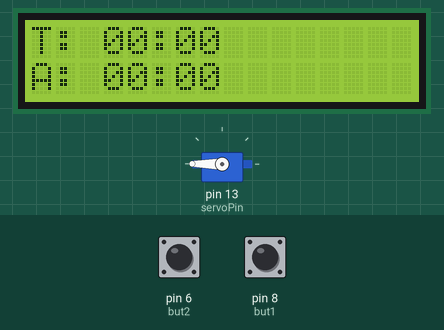
Simulated run of this sketch. Board: Arduino Uno, built with avr-gcc and run on an emulated ATmega328P. On the bench: servo, 16×2 character LCD. The inputs (shaded band) are chosen by the test bench; at power-on: pin 8 (but1) HIGH, pin 6 (but2) HIGH. What the sketch prints to the serial monitor is not drawn.

Above: at 1.2 s.
1.3 s: pin 8 (but1) pulled LOW for 1 s
At 2.0 s:
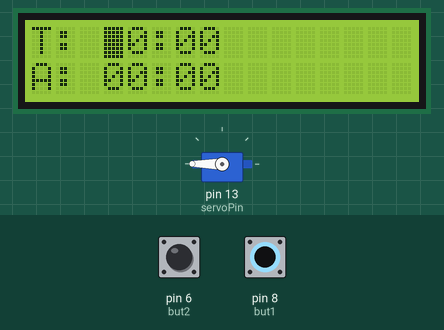
3.8 s: pin 6 (but2) pulled LOW for 1 s
6.3 s: pin 6 (but2) pulled LOW for 0.15 s
8.0 s: pin 8 (but1) pulled LOW for 1 s
At 9.2 s:
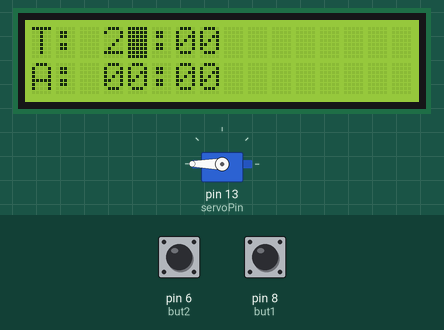
10.5 s: pin 6 (but2) driven LOW and pin 8 (but1) driven LOW
At 11.2 s:
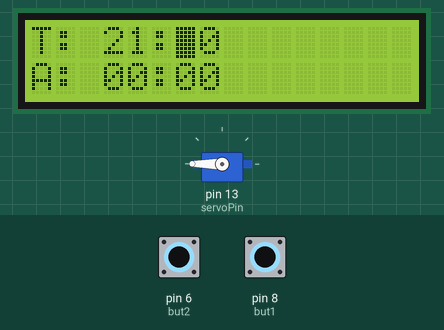
Timing chart, 0 to 13.2 s (numbered marks = the images above; inputs shaded):
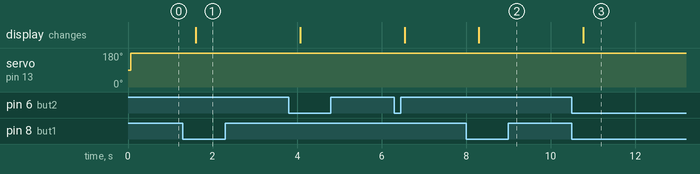

The sketch:

Kettle_Clock.ino
```cpp
#include<Servo.h>
#include<LiquidCrystal.h>
#include<FlexiTimer2.h>
#include<Bounce2.h>

Bounce button1 = Bounce();
Bounce button2 = Bounce();

LiquidCrystal lcd(12,11,5,4,3,2);
  Servo servo;

int servoPin = 13, but1 = 8, but2 = 6, cursorPosIndex = -1;
int hour, minute, Ahour, Aminute, activeTime = 1;
int cursorPosCol[] = {3, 4, 6, 7, 3, 4, 6, 7};
int cursorPosRow[] = {0, 0, 0, 0, 1, 1, 1, 1};
bool isAlarm= false;

void setup() {
  // put your setup code here, to run once:
  servo.attach(servoPin);

  lcd.begin(16,2);
  FlexiTimer2::set(60000, timerInt);
  FlexiTimer2::start();
  pinMode(but1, INPUT_PULLUP);
  pinMode(but2, INPUT_PULLUP);
  button1.attach(but1);
  button1.interval(10);
  button2.attach(but2);
  button2.interval(10);
  Serial.begin(9600);
  servo.write(180);

}

void loop() {
  // put your main code here, to run repeatedly:
  if(isAlarm){
    pressKettle();
    isAlarm = false;
  }
  displayLCD();
  button2.update();
  if(button2.fell()){
    increaseVal();
    Serial.write("Button2");
  }

  button1.update();
  if(button1.fell()){
    moveCursor();

    Serial.write("Button");
  }
  if (minute >= 60) {     // when minutes is equal to 60, hours plus 1
      minute = minute % 24;
      hour++;
      if (hour >= 24) {     // when hours is equal to 24, hours turn to zero
        hour = hour % 24;
      }
    }

    delay(100);
  }

void pressKettle(){
  //insert kettle pressing code here

  servo.write(40);
  delay(1000);
  servo.write(180);
  delay(1000);
  Serial.println("ALARM!!");


}

void timerInt(){
  minute++;
  activeTime++;
  if(hour == Ahour && minute == Aminute)
    isAlarm = true;
}

void moveCursor(){
  activeTime = 0;
  if (cursorPosIndex < 7)
    cursorPosIndex++;
  else
    cursorPosIndex = 0;
}

void increaseVal(){
  switch(cursorPosIndex){
    case 0:
    hour += 10;
    break;

    case 1:
    hour ++;
    break;

    case 2:
    minute += 10;
    break;

    case 3:
    minute++;
    break;

    case 4:
    Ahour += 10;
    break;

    case 5:
    Ahour ++;
    break;

    case 6:
    Aminute+=10;
    break;

    case 7:
    Aminute++;
    break;

    default:
    break;
  }
  Ahour = Ahour % 24;
  Aminute = Aminute % 60;
  hour = hour % 24;
  minute = minute % 60;
}
void displayLCD(){
  if (activeTime > 0){
    lcd.noBlink();
    cursorPosIndex = -1;
  }
  lcd.setCursor(0,0);
  lcd.print("T: ");
  if(hour<10)
    lcd.print("0");
  lcd.print(hour);
  lcd.print(":");
  if(minute<10)
    lcd.print("0");
  lcd.print(minute);


  lcd.setCursor(0,1);
  lcd.print("A: ");
  if(Ahour<10)
    lcd.print("0");
  lcd.print(Ahour);
  lcd.print(":");
  if(Aminute<10)
    lcd.print("0");
  lcd.print(Aminute);
  if(activeTime ==0){
  lcd.setCursor(cursorPosCol[cursorPosIndex], cursorPosRow[cursorPosIndex]);
  lcd.blink();
  }
}
```

Measured:
- after the input at 1.3 s, the display: changes after 0.31 s (image 1)
- after the input at 8.0 s, the display: changes after 0.30 s (image 2)
- after the input at 10.5 s, the display: changes after 0.27 s (image 3)
